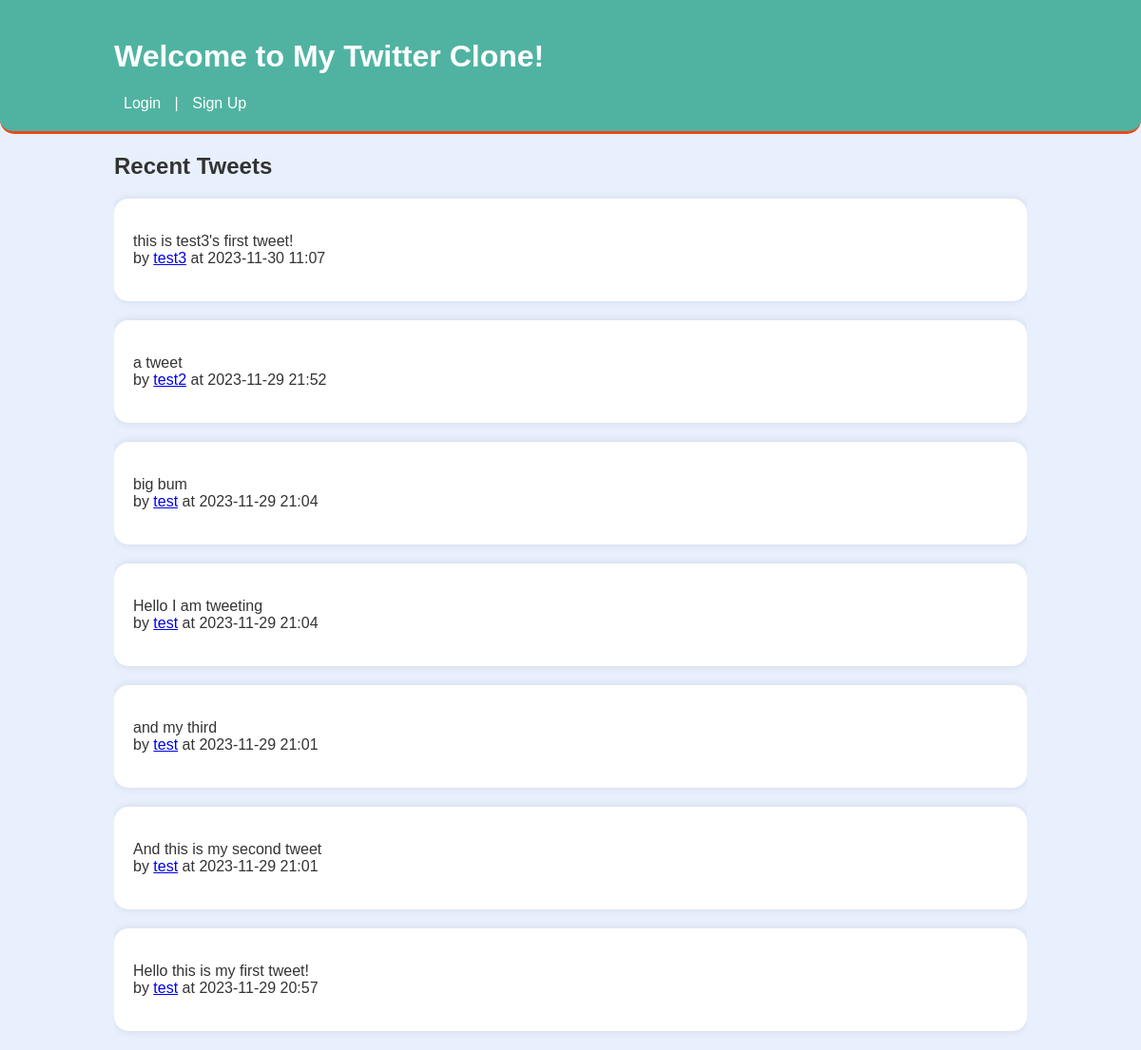
Before: / with the older database file.
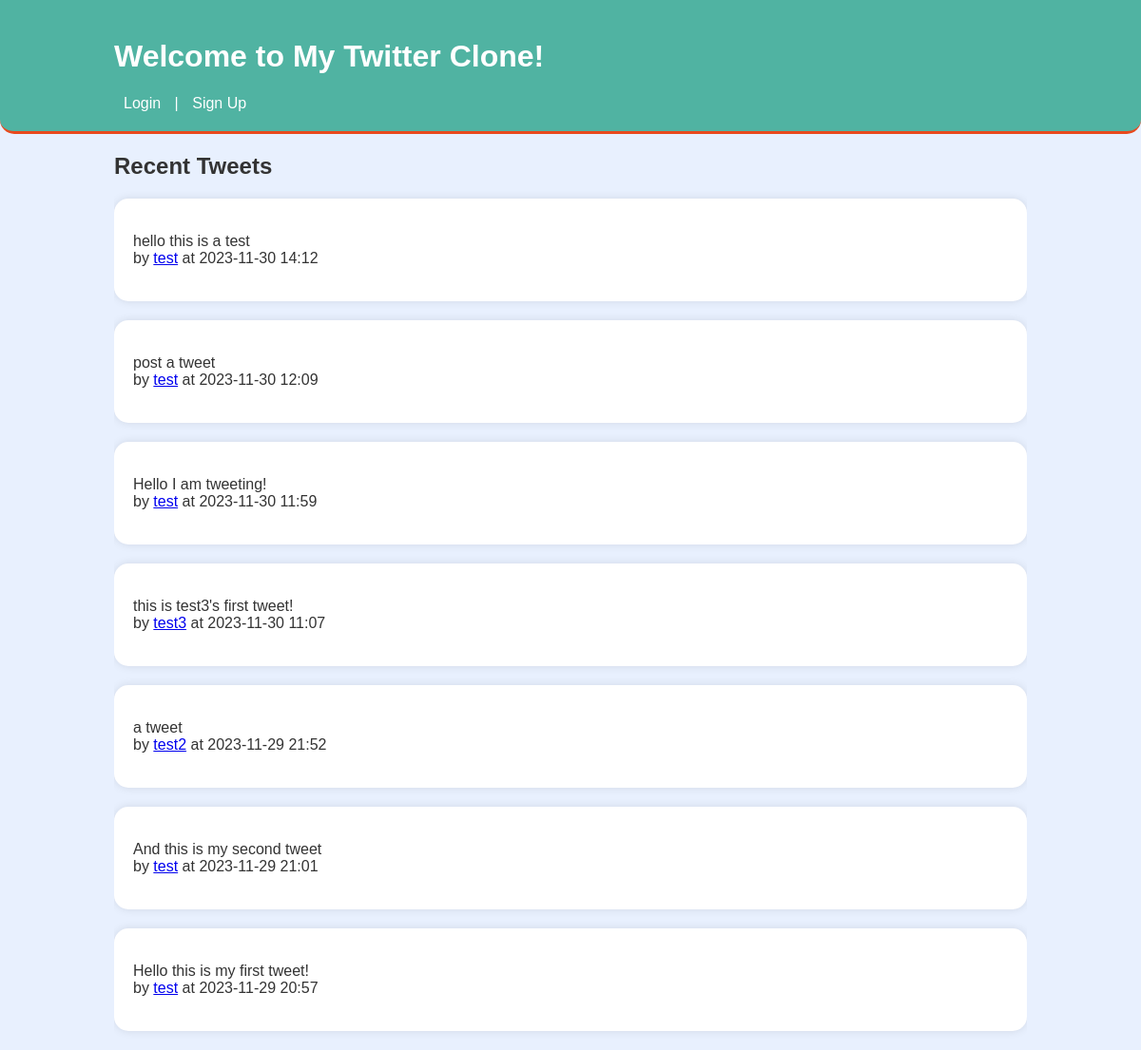
After: the same page with the newer database file.
### main.py (models this page shows, shortened)
class Tweet(db.Model):
    id = db.Column(db.Integer, primary_key=True)
    content = db.Column(db.String(280), nullable=False)  # Twitter's character limit
    date_posted = db.Column(db.DateTime, nullable=False, default=datetime.utcnow)
    user_id = db.Column(db.Integer, db.ForeignKey('user.id'), nullable=False)
    user = db.relationship('User')

class User(db.Model, UserMixin):
    id = db.Column(db.Integer, primary_key=True)
    username = db.Column(db.String(20), unique=True, nullable=False)
    email = db.Column(db.String(120), unique=True, nullable=False)
    password = db.Column(db.String(60), nullable=False)
    followed = db.relationship(
        'User', secondary=followers,
        primaryjoin=(followers.c.follower_id == id),
        secondaryjoin=(followers.c.followed_id == id),
        backref=db.backref('followers', lazy='dynamic'), lazy='dynamic')

### main.py (the view)
@app.route('/', methods=['GET', 'POST'])
def home():
     form = TweetForm()
     if form.validate_on_submit() and current_user.is_authenticated:
        tweet = Tweet(content=form.content.data, user_id=current_user.id)
        db.session.add(tweet)
        db.session.commit()
        flash('Your tweet has been posted!', 'success')
        return redirect(url_for('home'))
     tweets = Tweet.query.order_by(Tweet.date_posted.desc()).all()
     return render_template('home.html', current_user=current_user, tweets=tweets, form=form)

### templates/home.html (shortened to what this page needs)
<!DOCTYPE html>
<html>
<head>
    <link rel="stylesheet" type="text/css" href="{{ url_for('static', filename='styles.css') }}">
</head>
<body>
    <header>
        <div class="container">
            <h1>Welcome to My Twitter Clone!</h1>
            {% if current_user.is_authenticated %}
                <p>Hello, {{ current_user.username }}!</p>
                <a href="{{ url_for('user_profile', username=current_user.username) }}">My Profile</a> |
                <a href="{{ url_for('logout') }}">Logout</a>
            {% else %}
                <a href="{{ url_for('login') }}">Login</a> |
                <a href="{{ url_for('signup') }}">Sign Up</a>
            {% endif %}
        </div>
    </header>
    <div class="container">
        <h2>Recent Tweets</h2>
        {% for tweet in tweets %}
            <div class="tweet">
                <p>{{ tweet.content }}<br>
                    by <a href="{{ url_for('user_profile', username=tweet.user.username) }}">{{ tweet.user.username }}</a>
                    at {{ tweet.date_posted.strftime('%Y-%m-%d %H:%M') }}
                </p>
            </div>
        {% endfor %}
    </div>
</body>
</html>

Changed rows visible on the page:
removed Tweet: content "big bum", user.username "test", date_posted "2023-11-29 21:04"
removed Tweet: content "Hello I am tweeting", user.username "test", date_posted "2023-11-29 21:04"
removed Tweet: content "and my third", user.username "test", date_posted "2023-11-29 21:01"
added Tweet: content "hello this is a test", user.username "test", date_posted "2023-11-30 14:12"
added Tweet: content "post a tweet", user.username "test", date_posted "2023-11-30 12:09"
added Tweet: content "Hello I am tweeting!", user.username "test", date_posted "2023-11-30 11:59"
